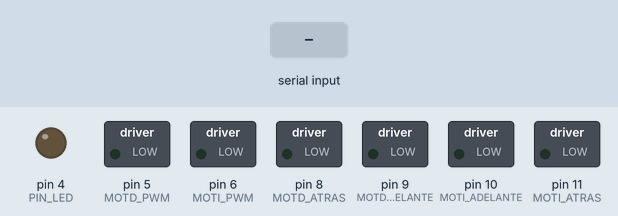
This sketch was run on a simulated Arduino Uno, built with avr-gcc and run on an emulated ATmega328P. Shown: switched loads named in the sketch (green lamp = pin HIGH), output pins drawn as LEDs (lit = HIGH). Inputs (shaded band) come from the test bench. What the sketch prints to the serial monitor is not drawn.

Above: at 1.2 s.
1.3 s: "A" received over the second serial link
At 2.0 s:
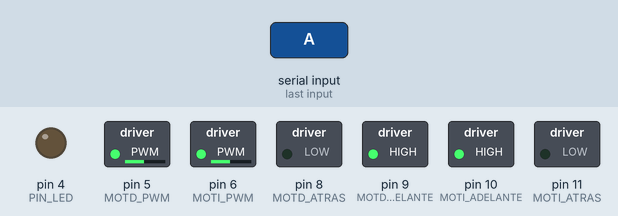
2.8 s: "B" received over the second serial link
At 3.2 s:
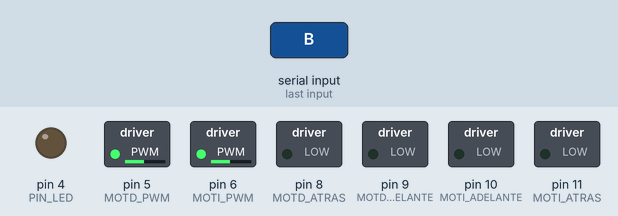
4.3 s: "C" received over the second serial link
At 5.5 s:
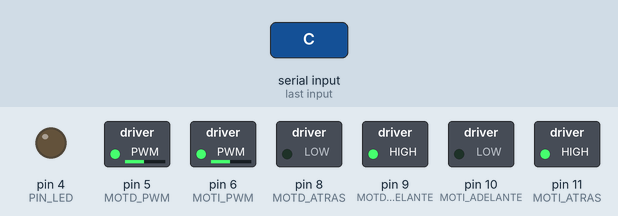
5.8 s: "E" received over the second serial link
At 6.7 s:
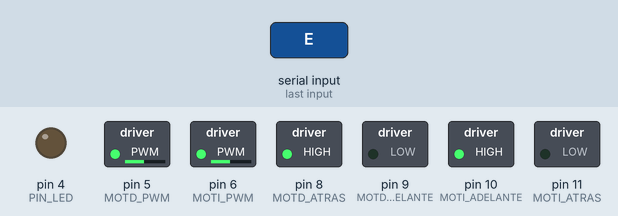
7.3 s: "G" received over the second serial link
At 7.8 s:
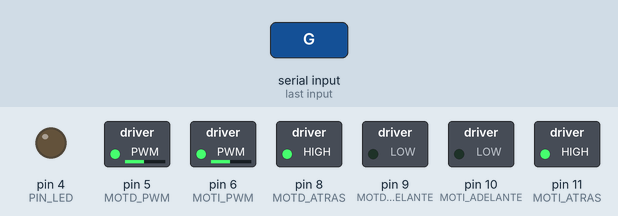
8.8 s: "I" received over the second serial link
At 10.1 s:
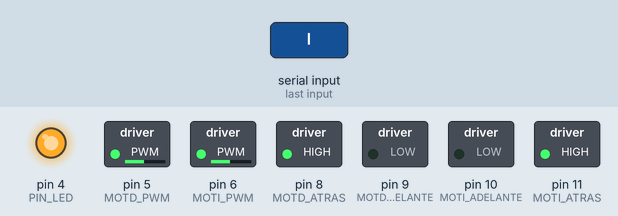
Timing chart, 0 to 11.3 s (numbered marks = the images above; inputs shaded):
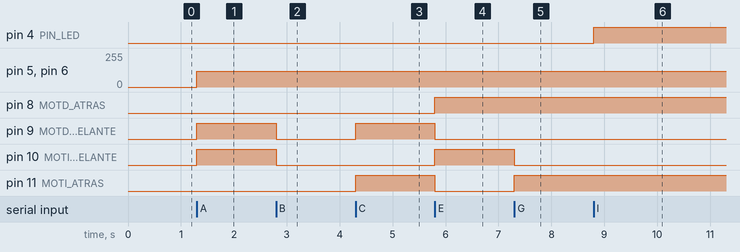

The sketch:

BT_ROBOT.ino
```cpp
#include <SoftwareSerial.h>

#define PIN_LED 4

#define MOTD_ADELANTE 9
#define MOTD_ATRAS 8
#define MOTI_ADELANTE 10
#define MOTI_ATRAS 11
#define MOTD_PWM 5
#define MOTI_PWM 6
#define POT 120

SoftwareSerial miBT (2, 3);
int leer;

void setup() {
  Serial.begin(9600);
  miBT.begin(9600);

  pinMode(PIN_LED, OUTPUT);

  pinMode(MOTD_ADELANTE, OUTPUT);
  pinMode(MOTD_ATRAS, OUTPUT);
  pinMode(MOTI_ADELANTE, OUTPUT);
  pinMode(MOTI_ATRAS, OUTPUT);
  pinMode(MOTD_PWM, OUTPUT);
  pinMode(MOTI_PWM, OUTPUT);
}

void loop() {
  if (miBT.available()) {
    leer = miBT.read();
    Serial.write(leer); // lee BT y envia a Arduino

    if (leer == 'A') {
      adelante();
    }

    if (leer == 'B') {
      frenar();
    }

    if (leer == 'C') {
      izquierda();
    }

    if (leer == 'D') {
      frenar();
    }

    if (leer == 'E') {
      derecha();
    }

    if (leer == 'F') {
      frenar();
    }

    if (leer == 'G') {
      atras();
    }

    if (leer == 'H') {
      frenar();
    }

    if (leer == 'I') {
      ON();
    }

    if (leer == 'J') {
      OFF();
    }
  }
}

void ON() {
  digitalWrite(PIN_LED, HIGH);
}

void OFF() {
  digitalWrite(PIN_LED, LOW);
}

void adelante() {
  digitalWrite(MOTI_ADELANTE, HIGH);
  digitalWrite(MOTI_ATRAS, LOW);
  analogWrite(MOTI_PWM, POT);

  digitalWrite(MOTD_ADELANTE, HIGH);
  digitalWrite(MOTD_ATRAS, LOW);
  analogWrite(MOTD_PWM, POT);
}

void izquierda() {
  digitalWrite(MOTI_ADELANTE, LOW);
  digitalWrite(MOTI_ATRAS, HIGH);
  analogWrite(MOTI_PWM, POT);

  digitalWrite(MOTD_ADELANTE, HIGH);
  digitalWrite(MOTD_ATRAS, LOW);
  analogWrite(MOTD_PWM, POT);
}

void derecha() {
  digitalWrite(MOTI_ADELANTE, HIGH);
  digitalWrite(MOTI_ATRAS, LOW);
  analogWrite(MOTI_PWM, POT);

  digitalWrite(MOTD_ADELANTE, LOW);
  digitalWrite(MOTD_ATRAS, HIGH);
  analogWrite(MOTD_PWM, POT);
}

void atras() {
  digitalWrite(MOTI_ADELANTE, LOW);
  digitalWrite(MOTI_ATRAS, HIGH);
  analogWrite(MOTI_PWM, POT);

  digitalWrite(MOTD_ADELANTE, LOW);
  digitalWrite(MOTD_ATRAS, HIGH);
  analogWrite(MOTD_PWM, POT);
}

void frenar() {
  digitalWrite(MOTI_ADELANTE, LOW);
  digitalWrite(MOTI_ATRAS, LOW);
  analogWrite(MOTI_PWM, POT);

  digitalWrite(MOTD_ADELANTE, LOW);
  digitalWrite(MOTD_ATRAS, LOW);
  analogWrite(MOTD_PWM, POT);
}
```

Measured:
- after the input at 1.3 s, pin 5 (MOTD_PWM), pin 6 (MOTI_PWM): 0/255 → 120/255 at once; pin 9 (MOTD_ADELANTE), pin 10 (MOTI_ADELANTE): LOW → HIGH at once
- after the input at 2.8 s, pin 9 (MOTD_ADELANTE), pin 10 (MOTI_ADELANTE): HIGH → LOW at once
- after the input at 4.3 s, pin 9 (MOTD_ADELANTE), pin 11 (MOTI_ATRAS): LOW → HIGH at once
- after the input at 5.8 s, pin 8 (MOTD_ATRAS), pin 10 (MOTI_ADELANTE): LOW → HIGH at once; pin 9 (MOTD_ADELANTE), pin 11 (MOTI_ATRAS): HIGH → LOW at once
- after the input at 7.3 s, pin 10 (MOTI_ADELANTE): HIGH → LOW at once; pin 11 (MOTI_ATRAS): LOW → HIGH at once
- after the input at 8.8 s, pin 4 (PIN_LED): LOW → HIGH at once
